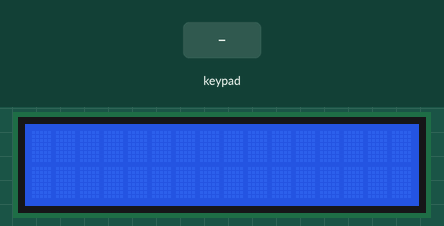
The sketch below on a simulated Arduino Mega 2560, built with avr-gcc and run on an emulated ATmega2560. Parts: 16×2 character LCD. Inputs (shaded band) come from the test bench.

Above: at 1.2 s.
1.3 s: keypad keys 1 7 1 8 1 9 2 0 * pressed 0.4 s apart
At 5.6 s:
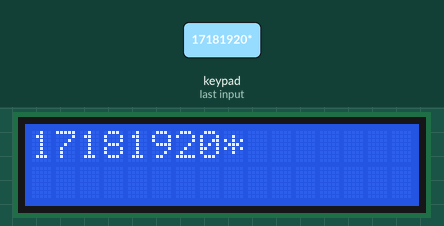
6.4 s: key '/' pressed
7.9 s: key '*' pressed
At 9.1 s:
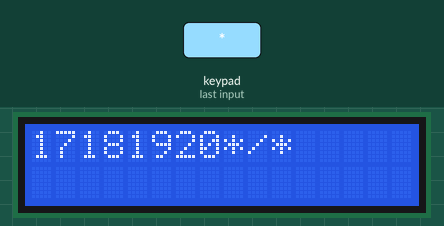
9.4 s: keypad keys 7 + 5 = pressed 0.4 s apart
At 11.3 s:
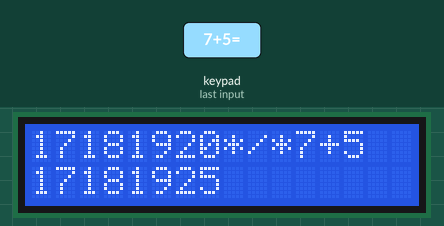
12.5 s: keypad keys 1 7 1 8 1 9 2 0 pressed 0.4 s apart
At 12.7 s:
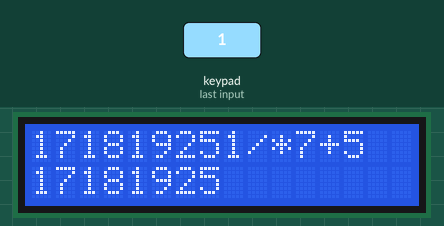
17.2 s: keypad keys 8 / 2 = pressed 0.4 s apart
At 19.7 s:
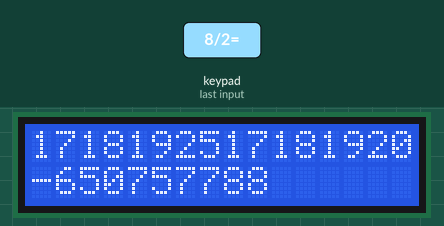
Timing chart, 0 to 21.2 s (numbered marks = the images above; inputs shaded):
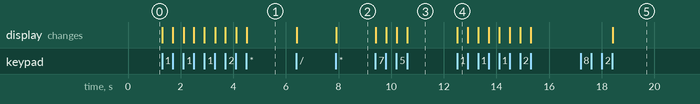

Measured:
- after the input at 1.3 s, the display: first changes at once (image 1 shows a later state)
- after the input at 7.9 s, the display: changes at once (image 2)
- after the input at 9.4 s, the display: first changes at once (image 3 shows a later state)
- after the input at 12.5 s, the display: changes at once (image 4)
- after the input at 17.2 s, the display: changes after 1.2 s (image 5)

The sketch:

calculator.ino
```cpp
#include <Keypad.h>
#include <LiquidCrystal.h>

const int rs = 12, en = 11, d4 = 5, d5 = 4, d6 = 3, d7 = 2;
LiquidCrystal lcd(rs, en, d4, d5, d6, d7);

const byte ROWS = 4;
const byte COLS = 4;
byte indexPlus;
byte indexMulti;
byte indexDiv;
byte indexSub;
String input;
String input1;
String input2;
char hexaKeys[ROWS][COLS] = {
  { '7', '8', '9', '/' },
  { '4', '5', '6', '*' },
  { '1', '2', '3', '-' },
  { 'o', '0', '=', '+' }
};
byte rowPins[ROWS] = { 17, 18, 19, 20 };  //connect to the row pinouts of the keypad
byte colPins[COLS] = { 22, 23, 24, 25 };  //connect to the column pinouts of the keypad

Keypad customKeypad = Keypad(makeKeymap(hexaKeys), rowPins, colPins, ROWS, COLS);

void setup() {
  lcd.begin(16, 2);
  lcd.setCursor(0, 0);
}
void loop() {
  char customKey = customKeypad.getKey();

  if (customKey) {

    if (customKey == 'o') {
      lcd.clear();
      input = "";
      lcd.setCursor(0, 0);
      return;
    }

    if (customKey != '=') {
      input += customKey;
    }

    lcd.setCursor(0, 0);
    lcd.print(input);


    if (customKey == '=') {

      int indexPlus = input.indexOf('+', 1);
      int indexMulti = input.indexOf('*', 1);
      int indexDiv = input.indexOf('/', 1);
      int indexSub = input.indexOf('-', 1);
      bool calculation = false;
      bool error = false;
      long result = 0;
      long number1 = 0;
      long number2 = 0;

      lcd.setCursor(0, 1);

      if (indexPlus != -1) {
        input1 = input.substring(0, indexPlus);
        input2 = input.substring(indexPlus + 1);
        number1 = input1.toInt();
        number2 = input2.toInt();
        result = number1 + number2;
        calculation = true;
      } else if (indexMulti != -1) {
        input1 = input.substring(0, indexMulti);
        input2 = input.substring(indexMulti + 1);
        number1 = input1.toInt();
        number2 = input2.toInt();
        result = number1 * number2;
        calculation = true;
      } else if (indexDiv != -1) {
        input1 = input.substring(0, indexDiv);
        input2 = input.substring(indexDiv + 1);
        number1 = input1.toInt();
        number2 = input2.toInt();

        if (number2 == 0) {
          error = true;
        } else {
          result = number1 / number2;
          calculation = true;
        }
      } else if (indexSub != -1) {
        input1 = input.substring(0, indexSub);
        input2 = input.substring(indexSub + 1);
        number1 = input1.toInt();
        number2 = input2.toInt();
        result = number1 - number2;
        calculation = true;
      }

      if (error) {
        lcd.print("inf");
        input = "";
      } else if (calculation) {
        lcd.print(result);
        input = String(result);
      } else {
        lcd.print(input);
      }
    }
  }
}
```
